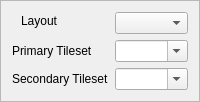
                      <widget class="QFrame" name="frame_Tilesets">
                       <property name="sizePolicy">
                        <sizepolicy hsizetype="Preferred" vsizetype="Fixed">
                         <horstretch>0</horstretch>
                         <verstretch>0</verstretch>
                        </sizepolicy>
                       </property>
                       <property name="frameShape">
                        <enum>QFrame::Shape::StyledPanel</enum>
                       </property>
                       <property name="frameShadow">
                        <enum>QFrame::Shadow::Raised</enum>
                       </property>
                       <layout class="QFormLayout" name="formLayout">
                        <item row="1" column="0">
                         <widget class="QLabel" name="label_PrimaryTileset">
                          <property name="text">
                           <string>Primary Tileset</string>
                          </property>
                         </widget>
                        </item>
                        <item row="1" column="1">
                         <widget class="NoScrollComboBox" name="comboBox_PrimaryTileset">
                          <property name="focusPolicy">
                           <enum>Qt::FocusPolicy::StrongFocus</enum>
                          </property>
                          <property name="toolTip">
                           <string>&lt;html&gt;&lt;head/&gt;&lt;body&gt;&lt;p&gt;Primary Tileset&lt;/p&gt;&lt;p&gt;Defines the first 0x200 metatiles available for the map.&lt;/p&gt;&lt;/body&gt;&lt;/html&gt;</string>
                          </property>
                          <property name="editable">
                           <bool>true</bool>
                          </property>
                         </widget>
                        </item>
                        <item row="2" column="0">
                         <widget class="QLabel" name="label_SecondaryTileset">
                          <property name="text">
                           <string>Secondary Tileset</string>
                          </property>
                         </widget>
                        </item>
                        <item row="2" column="1">
                         <widget class="NoScrollComboBox" name="comboBox_SecondaryTileset">
                          <property name="focusPolicy">
                           <enum>Qt::FocusPolicy::StrongFocus</enum>
                          </property>
                          <property name="toolTip">
                           <string>&lt;html&gt;&lt;head/&gt;&lt;body&gt;&lt;p&gt;Secondary Tileset&lt;/p&gt;&lt;p&gt;Defines the second 0x200 metatiles available for the map.&lt;/p&gt;&lt;/body&gt;&lt;/html&gt;</string>
                          </property>
                          <property name="editable">
                           <bool>true</bool>
                          </property>
                         </widget>
                        </item>
                        <item row="0" column="0">
                         <widget class="QFrame" name="frame_LayoutSelection">
                          <property name="frameShape">
                           <enum>QFrame::Shape::NoFrame</enum>
                          </property>
                          <property name="frameShadow">
                           <enum>QFrame::Shadow::Raised</enum>
                          </property>
                          <layout class="QFormLayout" name="formLayout_3">
                           <property name="topMargin">
                            <number>2</number>
                           </property>
                           <property name="bottomMargin">
                            <number>2</number>
                           </property>
                           <item row="0" column="0">
                            <widget class="QLabel" name="label_Layout">
                             <property name="text">
                              <string>Layout</string>
                             </property>
                            </widget>
                           </item>
                          </layout>
                         </widget>
                        </item>
                        <item row="0" column="1">
                         <widget class="NoScrollComboBox" name="comboBox_LayoutSelector"/>
                        </item>
                       </layout>
                      </widget>
